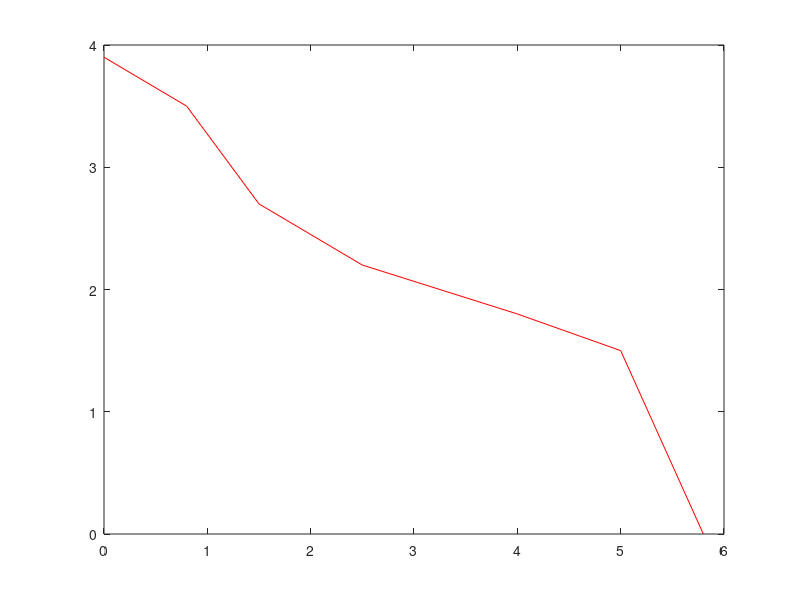

This chart was generated by the following MATLAB code: (Note: this script raises an error after producing the figure.)
clc
clear
close all 
%%
x=[0 0.8 1.5 2.5 4 5 5.8];
y=[3.9 3.5 2.7 2.2 1.8 1.5 0];
figure(1)
plot(x,y,'r-')
hold on
%%
[aj0 aj1 aj2 aj3]=cube_interporation(x,y);
% for i=1:size(y,2)-1
%     h(i)=(x(i+1)-x(i));
%     f_D1(i)=(y(i+1)-y(i))/h(i);
% end
% f=y;
% k=f_D1;
% aj0=f;
% aj1=k;
% for i=1:size(k,2)-1
% aj2(i)=3/h(i)^2*(y(i+1)-y(i))-1/h(i)*(k(i+1)+2*k(i));
% aj3(i)=2/h(i)^3*(y(i)-y(i+1))+1/h(i)^2*(k(i+1)+k(i));
% end
%%
samplex=linspace(0,5.8,100);
jj=1;
for i=1:size(samplex,2)
    if(x(jj+1)<samplex(i))
        if(jj~=size(aj3,2))   
        jj=jj+1; 
        end
    end
    sampley(i)=aj0(jj)+aj1(jj)*(samplex(i)-x(jj))+aj2(jj)*(samplex(i)-x(jj))^2+aj3(jj)*(samplex(i)-x(jj))^3;
end
plot(samplex,sampley,'b-')
%%
xtemp=0:5.8*0.01:5.8;
ytemp=spline(x,y,xtemp);
plot(xtemp,ytemp,'g-')